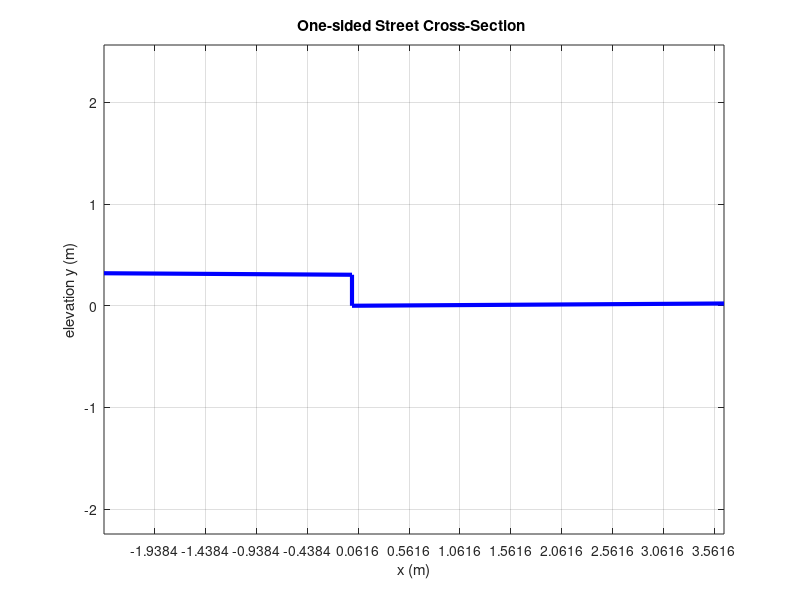

Reproduce this figure in MATLAB.
%  one-sided street cross-section figure 

ft_to_m = 0.3048; % feet to meter convertion

W   = 0;                 % gutter pan width (m)
W_slope  = 0.04 * ft_to_m ;                % gutter slope (steeper than lane)

l   = 12.0* ft_to_m ;                % lane width (ft)
l_slope  = 0.02 *ft_to_m ;             % lane slope = 1/4" per ft

Curb_hight  = 1* ft_to_m ;                    % curb height (m) 

Curb = 8.0 *ft_to_m ;                 % curb width (sidewalk), m
Curb_slope  = 0.02* ft_to_m ;             % curb slope  (same as st)


% elevations
y_gutter_end = W*W_slope ;
y_crown      = y_gutter_end + l*l_slope;
y_back_edge  = Curb_hight + Curb*Curb_slope;

% x,y breakpoints from left (back-of-curb) to right (crown)
x = [-Curb,  0,   0,     W,      W+l];
y = [y_back_edge, Curb_hight, 0, y_gutter_end, y_crown];

% plot
figure('Color','w'); hold on
plot(x, y, 'b-', 'LineWidth', 3);  
axis equal
xlabel('x (m)'); ylabel('elevation y (m)');
title('One-sided Street Cross-Section ');
grid on; box on; 
xticks(min(x):0.5:max(x));     
